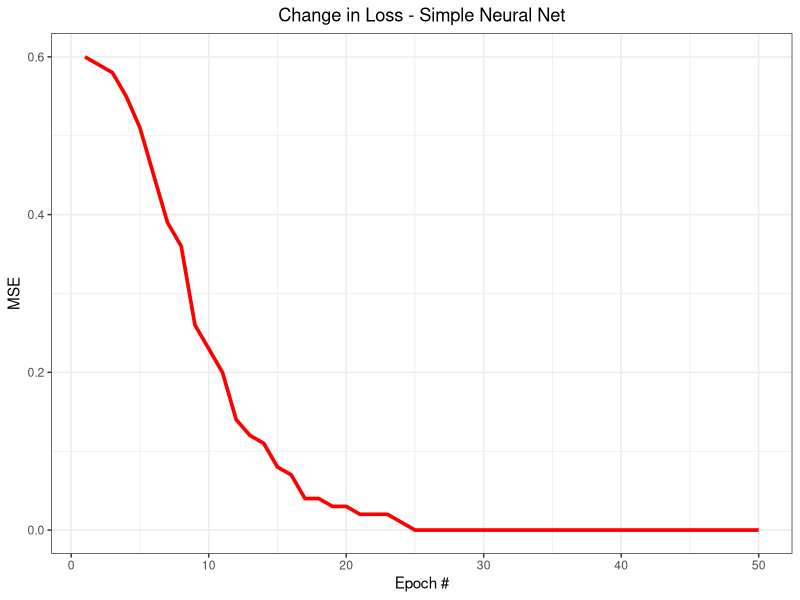

Reproduce this figure in R.
## Final Project NN From Scratch

### libraries
library(tidyverse)

### Setting seed
set.seed(5)

## Defining data frame
x <- rnorm(100)
y <- ifelse(x >= -0.5 & x <= 0.5, 1, 0)
gaussian_df <- sample(data.frame(rn = x, resp = y))

## Looking at data set
head(gaussian_df)

## Activation Function
sigmoid <- function(x) {
  return(1.0 / (1.0 + exp(-x)))
}

## Derivative of the activation
sigmoid_deriv <- function(x) {
  return(x * (1.0 - x))
}

## Loss Function
MSE <- function(neural_net) {
  return(mean((neural_net$y - round(neural_net$output))^2))
}

## Initializing
layer_weights_1 <- c(runif(length(gaussian_df$rn)))
layer_weights_2 <- c(runif(length(gaussian_df$rn)))
layer_bias_1 <- c(runif(length(gaussian_df$rn)))
layer_bias_2 <- c(runif(length(gaussian_df$rn)))

## Setting up neural network list
neuralnet_info <- list(
  input = gaussian_df$rn,
  layer_weights_1 = layer_weights_1,
  layer_bias_1 = layer_bias_1,
  layer_weights_2 = layer_weights_2,
  layer_bias_2 = layer_bias_2,
  y = gaussian_df$resp,
  output = matrix(rep(0, 100), ncol = 1)
)

## Forward pass
feedforward <- function(neural_net) {
  
  neural_net$layer1 <- c(sigmoid(neural_net$input * neural_net$layer_weights_1 + layer_bias_1))
  neural_net$output <- c(sigmoid(neural_net$layer1 * neural_net$layer_weights_2 + layer_bias_2))
  
  return(neural_net)
}

## Backpropagation
grad_descent <- function(neural_net){
  
  ## Easier derivative first 
  deriv_weights2 <- (
    neural_net$layer1*(2*(neural_net$y - neural_net$output)*sigmoid_deriv(neural_net$output))
  )
  
  ## Backpropagating to first layer
  # Applied chain rule here
  deriv_weights1 <- (2*(neural_net$y - neural_net$output)*sigmoid_deriv(neural_net$output))*neural_net$layer_weights_2
  deriv_weights1 <- deriv_weights1*sigmoid_deriv(neural_net$layer1)
  deriv_weights1 <- neural_net$input*deriv_weights1
  
  # update the weights using the derivative (slope) of the loss function
  neural_net$layer_weights_1 <- neural_net$layer_weights_1 + deriv_weights1
  neural_net$layer_weights_2 <- neural_net$layer_weights_2 + deriv_weights2
  
  return(neural_net)
}

## Error Rate after no iterations
mean(round(neuralnet_info$output) == gaussian_df$resp)

## Epochs
epoch_num <- 50

## Initializing loss vector
lossData <- data.frame(epoch = 1:epoch_num, MSE = rep(0, epoch_num))

## Training Neural Net
for (i in 1:epoch_num) {
  neuralnet_info <- feedforward(neuralnet_info)
  neuralnet_info <- grad_descent(neuralnet_info)
  
  # store the result of the loss function.  We will plot this later
  lossData$MSE[i] <- MSE(neuralnet_info)
}

## Error Rate after 20 iterations
mean(round(neuralnet_info$output) == gaussian_df$resp)

## Plotting Loss
lossData %>% 
  ggplot(aes(x = epoch, y = MSE)) + 
  geom_line(size = 1.25, color = "red") +
  theme_bw() +
  labs(x = "Epoch #", y = "MSE") +
  ggtitle("Change in Loss - Simple Neural Net") +
  theme(plot.title = element_text(hjust = 0.5))
  


